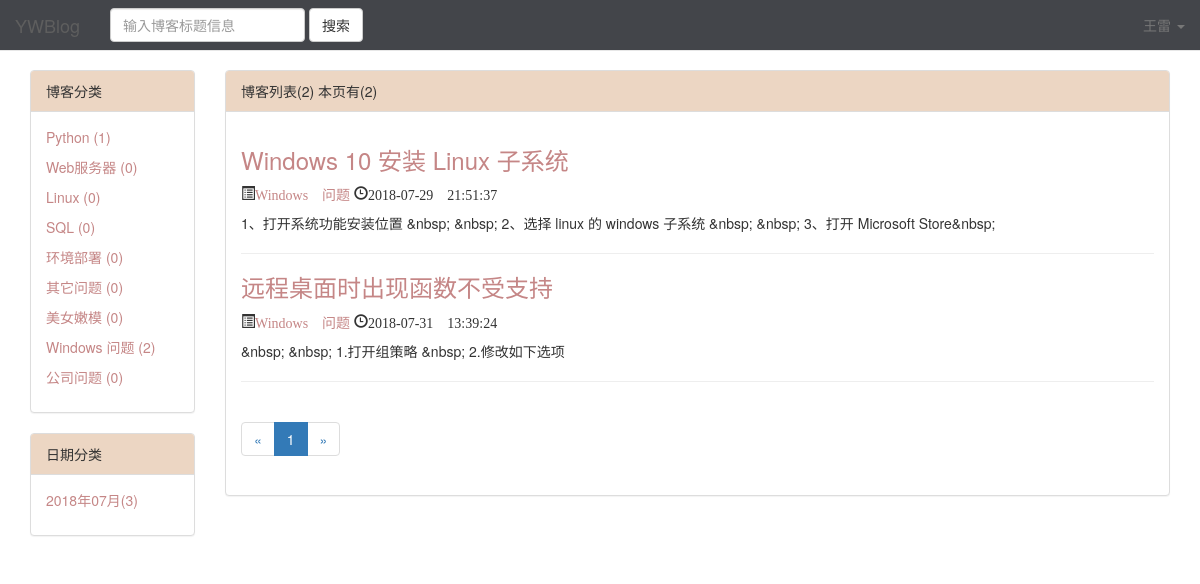
Screenshot of /blog/blog_author_list/1/ (signed in) with the database file from the repository.
### blog/models.py (models this page shows, shortened)
class BlogType(models.Model):
    type_name = models.CharField(max_length=32)
    def __str__(self):
        return self.type_name
    class Meta:
        db_table = 'blog_type'
        verbose_name = '博客类型'
        verbose_name_plural = '博客类型'

class Blog(models.Model):
    title = models.CharField(max_length=70)
    content = RichTextUploadingField()
    author = models.ForeignKey(User, to_field='id', on_delete=models.DO_NOTHING)
    blog_type = models.ForeignKey(BlogType, to_field='id', on_delete=models.DO_NOTHING)
    create_time = models.DateTimeField(auto_now_add=True)
    update_time = models.DateTimeField(auto_now=True)
    class Meta:
        db_table = 'blog'
        verbose_name = '博客'
        verbose_name_plural = '博客'

### blog/views.py (the view)
# urls.py: path('blog_author_list/<int:blog_author_id>/', views.blogAuthorList, name='blog_author_list'),
@login_check
def blogAuthorList(request, blog_author_id):
    blog_author = get_object_or_404(models.User, id=blog_author_id)
    blog_author_list = models.Blog.objects.filter(author=blog_author)
    context = getPublicAllList(request, blog_author_list)
    return render(request, 'blog/blog_author_list.html', context)

### blog/views.py (called while the page is built)
def context_func(request):
    context = {}
    context['SITE_NAME'] = settings.SITE_NAME
    return context

### utils/login_check.py (called while the page is built)
def login_check(func):
    @wraps(func)
    def inner(request, *args, **kwargs):
        if not request.session.get('username'):
            return redirect(reverse('login'))
        return func(request, *args, **kwargs)
    return inner

### blog/templates/blog/blog_author_list.html (shortened to what this page needs)
{% extends 'blog/blog_list.html' %}

### blog/templates/blog/blog_list.html (shortened to what this page needs)
{% extends 'base.html' %}
{% block content %}
<div class="container">
    <div class="row">
      <div class="col-xs-0 col-sm-3 col-md-3 col-lg-2">
        <div class="panel panel-default">
          <div class="panel-heading" id="panel_color1">博客分类</div>
          <div class="panel-body">
            {% for blogtype in blog_types %}
              <p><a href="{% url 'blog_type_list' blogtype.id %}">{{ blogtype.type_name }} ({{ blogtype.blog_count_num }})</a></p>
             {% empty %}
                <h3>暂无分类</h3>
            {% endfor %}
          </div>
        </div>
        <div class="panel panel-default">
          <div class="panel-heading" id="panel_color2">日期分类</div>
          <div class="panel-body">
            {% for blog_date, blog_count in blog_dates.items %}
              <p><a href="{% url 'blog_date_list' blog_date.year blog_date.month %}">{{ blog_date | date:"Y年m月" }}({{ blog_count }})</a></p>
            {% empty %}
                <h3>暂无分类</h3>
            {% endfor %}
          </div>
        </div>
      </div>
      <div class="col-xs-12 col-sm-9  col-md-9 col-lg-10">
          <div class="panel panel-default">
          <div class="panel-heading" id="panel_color3">博客列表({{ total }}) 本页有({{ blogs|length }}) </div>
          <div class="panel-body">
            {% for blog in blogs %}
                <div class="blog">
                    <h3><a href="{% url 'blog_detail' blog.id %}">{{ blog.title }}</a></h3>
                    <p>
                        <span class="glyphicon glyphicon-list-alt" aria-hidden="true"><a href="{% url 'blog_type_list' blog.blog_type.id %}">{{ blog.blog_type }}</a></span>
                        <span class="glyphicon glyphicon-time" aria-hidden="true">{{ blog.create_time | date:"Y-m-d H:i:s" }}</span>
                    </p>
                    <p>{{ blog.content | striptags | truncatechars:120 }}</p>
                </div>
                <hr>
            {% empty %}
                <div class="blog">
                    <h3>暂无博客</h3>
                </div>
            {% endfor %}
          <div>
          <nav aria-label="Page navigation">
              <ul class="pagination">
              {% if current_page.has_previous %}
                <li>
                  <a href="?page={{ current_page.previous_page_number }}" aria-label="Previous">
                    <span aria-hidden="true">&laquo;</span>
                  </a>
                </li>
               {% else %}
                  <li>
                  <a  aria-label="Previous">
                    <span aria-hidden="true">&laquo;</span>
                  </a>
                </li>
              {% endif %}
              {% for page_num in page_range %}
                    {% if current_page.number == page_num %}
                        <li class="active"><a href="?page={{ page_num }}">{{ page_num }}</a></li>
                   {% else %}
                        <li><a href="?page={{ page_num }}">{{ page_num }}</a></li>
                   {% endif %}
              {% endfor %}
          {% if current_page.has_next %}
                <li>
                  <a href="?page={{ current_page.next_page_number }}" aria-label="Next">
                    <span aria-hidden="true">&raquo;</span>
                  </a>
                </li>
           {% else %}
                <li>
                  <a aria-label="Next">
                    <span aria-hidden="true">&raquo;</span>
                  </a>
                </li>
          {% endif %}
              </ul>
            </nav>
            </div>
          </div>
        </div>
      </div>
    </div>
</div>
{% endblock %}

### templates/base.html (style rules this page uses)
body { padding-top: 70px; }

### blog/templates/blog/blog_list.html (style rules this page uses)
#panel_color1 ,#panel_color2 , #panel_color3 { background-color: #ecd6c3; }
a { color: #c58686; }

### rows the page displays
BlogType: type_name "Python", blog_count_num "1"
BlogType: type_name "Web服务器", blog_count_num "0"
BlogType: type_name "Linux", blog_count_num "0"
BlogType: type_name "SQL", blog_count_num "0"
BlogType: type_name "环境部署", blog_count_num "0"
BlogType: type_name "其它问题", blog_count_num "0"
BlogType: type_name "美女嫩模", blog_count_num "0"
BlogType: type_name "Windows 问题", blog_count_num "2"
BlogType: type_name "公司问题", blog_count_num "0"
Blog: title "Windows 10 安装 Linux 子系统", blog_type "Windows 问题", create_time "2018-07-29 21:51:37", content "1、打开系统功能安装位置 &nbsp; &nbsp; 2、选择 linux 的 windows 子系统 &nbsp; &nbsp; 3、打开 Microsoft Store&nbsp;"
Blog: title "远程桌面时出现函数不受支持", blog_type "Windows 问题", create_time "2018-07-31 13:39:24", content "&nbsp; &nbsp; 1.打开组策略 &nbsp; 2.修改如下选项"

### other values shown
{{ SITE_NAME }} "YWBlog"
{{ request.session.username }} "王雷"
{{ blog_date | date:"Y年m月" }} "2018年07月"
{{ blog_count }} "3"
{{ total }} "2"
{{ blogs|length }} "2"
{{ page_num }} "1"
